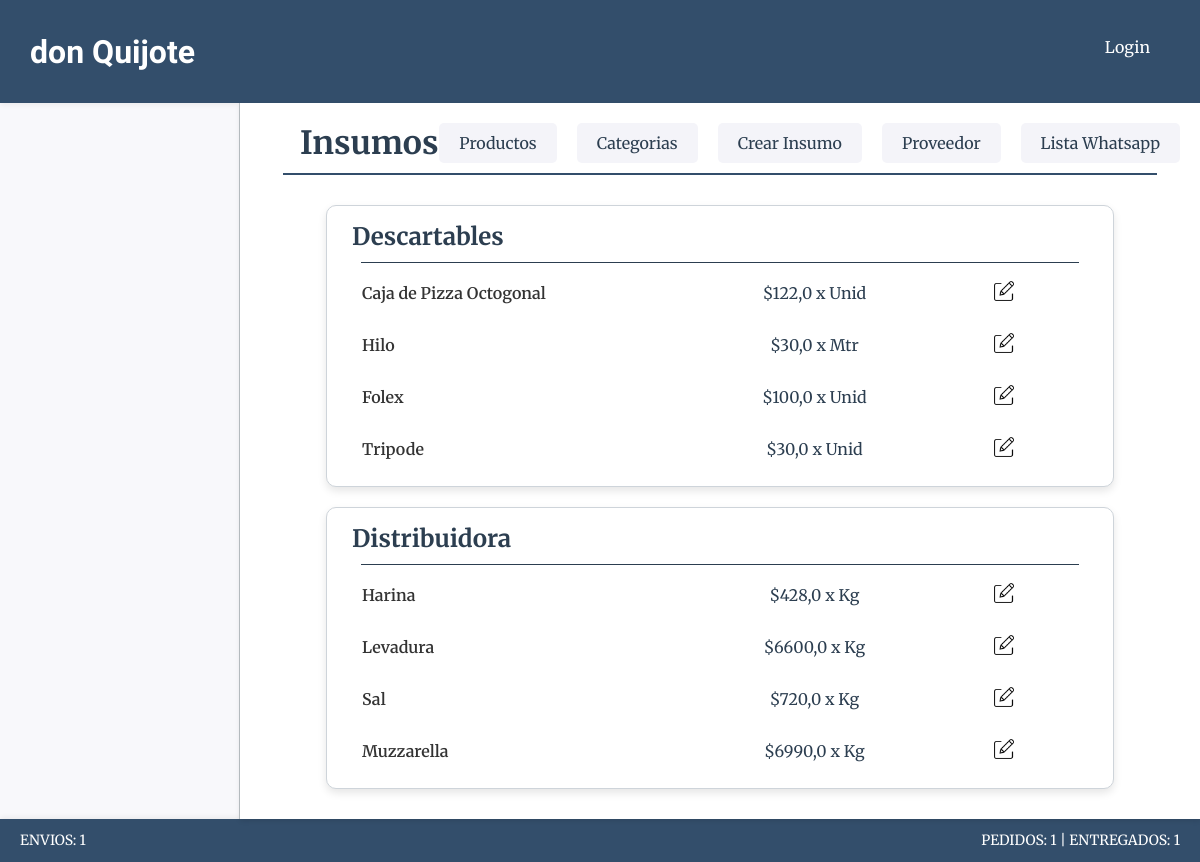
The page /productos/listar_insumos/ on the database its author committed.
### productos/models.py (models this page shows, shortened)
class Proveedores(models.Model):
    nombre=models.CharField(max_length=50)
    estado=models.BooleanField(default=True)

class Insumos(models.Model):
    ESTADO_CHOICES = [
        ('Kg', 'Kg'),
        ('Ltr', 'Ltr'),
        ('Unid', 'Unid'),
        ('Doc', 'Doc'),
        ('Mtr', 'Mtr'),
    ]
    nombre=models.CharField(max_length=50, verbose_name="Nombre")
    proveedor=models.ForeignKey(Proveedores, on_delete=models.CASCADE, verbose_name="Proveedor")
    precio=models.FloatField(verbose_name="Precio")
    unidad=models.CharField(max_length=50, choices=ESTADO_CHOICES)

### productos/views.py (the view)
# urls.py: path("listar_insumos/", views.listar_insumos, name="listar_insumos"),
def listar_insumos(request):
    insumos = Insumos.objects.select_related('proveedor').order_by('proveedor__nombre')
    proveedores = Proveedores.objects.all()
    context = {
        'object_list': insumos,
        'proveedores': proveedores,
    }
    return render(request, "productos/listar_insumos.html", context)

### core/context_processors.py (called while the page is built)
def counter_pedidos(request):
    cant_pedidos = Pedido.objects.all().count()
    cant_entregados = Pedido.objects.filter(estado='entregado').count()
    cant_pendientes = Pedido.objects.filter(estado='pendiente').count()
    cant_reservados = Pedido.objects.filter(estado='reservado').count()
    cant_cancelado = Pedido.objects.filter(estado='cancelado').count()
    cant_pedidos = Pedido.objects.all().count() - cant_cancelado
    cant_envios = Pedido.objects.filter(forma_entrega__precio__gt=0).count() - cant_cancelado - cant_reservados
    return {
        'cant_pedidos':cant_pedidos,
        "cant_entregados":cant_entregados,
        "cant_pendientes":cant_pendientes,
        "cant_reservados":cant_reservados,
        "cant_envios":cant_envios
        }

### productos/templates/productos/listar_insumos.html (shortened to what this page needs)
{% extends 'core/base.html' %}
{% load static %}
{% block css %}
    <link rel="stylesheet" href="{% static 'gastos/css/styles.css' %}">
{% endblock css %}
{% block titulo %}
    {% include 'core/components/encabezado.html' with titulo_texto="Insumos" %}
{% endblock titulo %}
{% block main %}
<section class="proveedores-container">
    {% regroup object_list by proveedor.nombre as insumos_por_proveedor %}
    {% for grupo in insumos_por_proveedor %}
        {% with grupo.grouper as nombre_proveedor %}
            {% for proveedor in proveedores %}
                {% if proveedor.nombre == nombre_proveedor and proveedor.estado %}
                    <div class="card">
                        <h1 class="proveedores-titulo">{{ nombre_proveedor }}</h1>
                        <hr class="proveedores-hr">
                        {% for insumo in grupo.list %}
                            <div class="insumos">
                                <p class="insumo-nombre">{{ insumo.nombre }}</p>
                                <p class="insumo-precio">${{ insumo.precio }} x {{ insumo.unidad }}</p>
                                <div class="insumo-opc">
                                    <a href="{% url 'productos:insumos_update' insumo.id %}">
                                        <img class="icono-opc" src="{% static 'productos/img/editar.webp' %}" alt="Editar Insumo">
                                    </a>
                                </div>
                            </div>
                        {% endfor %}
                    </div>
                {% endif %}
            {% endfor %}
        {% endwith %}
        {% empty %}
        <h2 class="vacio">No hay Insumos cargados.</h2>
    {% endfor %}
</section>
{% endblock main %}

### core/static/core/css/styles.css (style rules this page uses)
* { padding: 0; margin: 0; box-sizing: border-box; }
body { font-family: 'Merriweather', serif; color: #333; background-color: #f4f4f9; }
.card { padding: 15px; border: 1px solid #ced4da; border-radius: 10px; background-color: #ffffff; box-shadow: 0 4px 8px rgba(0, 0, 0, 0.1); }
.icono-opc { width: 20px; height: 20px; transition: transform 0.3s ease; }

### gastos/static/gastos/css/styles.css (style rules this page uses)
.proveedores-container { width: 90%; margin: 0 auto; padding: 20px; display: flex; flex-direction: column; gap: 20px; }
.proveedores-titulo { font-size: 24px; color: #2C3E50; font-family: 'Merriweather', serif; margin-bottom: 10px; margin-left: 10px; }
.proveedores-hr { width: 95%; height: 1px; border: none; background-color: #2C3E50; margin: 0 auto 5px; }
.insumos { margin-top: 8px; display: grid; grid-template-columns: 50% 25% 25%; grid-template-areas: "nom prc opc"; align-items: center; padding: 10px 0; }
.insumo-nombre { grid-area: nom; font-size: 16px; font-weight: 600; padding-left: 20px; }
.insumo-precio { grid-area: prc; font-size: 16px; text-align: center; color: #2C3E50; }
.insumo-opc { grid-area: opc; display: flex; justify-content: space-around; }
.icono-opc { width: 20px; height: 20px; transition: transform 0.3s ease; }

### rows shown on the page
Proveedores: nombre "Descartables"
Insumos: nombre "Caja de Pizza Octogonal", precio "122,0", unidad "Unid"
Insumos: nombre "Hilo", precio "30,0", unidad "Mtr"
Insumos: nombre "Folex", precio "100,0", unidad "Unid"
Insumos: nombre "Tripode", precio "30,0", unidad "Unid"
Proveedores: nombre "Distribuidora"
Insumos: nombre "Harina", precio "428,0", unidad "Kg"
Insumos: nombre "Levadura", precio "6600,0", unidad "Kg"
Insumos: nombre "Sal", precio "720,0", unidad "Kg"
Insumos: nombre "Muzzarella", precio "6990,0", unidad "Kg"

### other values the page prints
{{ titulo_texto }} "Insumos"
{{ cant_envios }} "1"
{{ cant_pedidos }} "1"
{{ cant_entregados }} "1"
